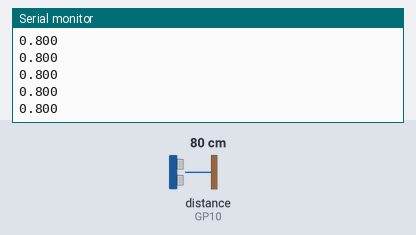
The sketch below on a simulated Raspberry Pi Pico. Shown: the last lines printed to the serial monitor. Wiring (inferred from the names in the program): ultrasonic range finder: trigger GP9; echo GP10. Inputs (shaded band) come from the test bench; at power-on: distance to the obstacle (sensor on GP10) 80 cm. The echo pulse lasts 58.3 µs per cm.

Above: at 2.7 s.
2.8 s: distance to the obstacle (sensor on GP10) set to 2 cm
At 2.87 s:
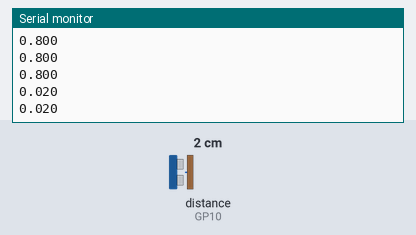
4.3 s: distance to the obstacle (sensor on GP10) set to 4 cm
At 4.3 s:
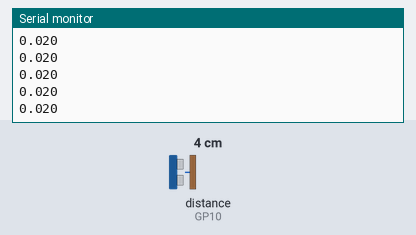
Timing chart, 0 to 7.3 s (numbered marks = the images above; inputs shaded):
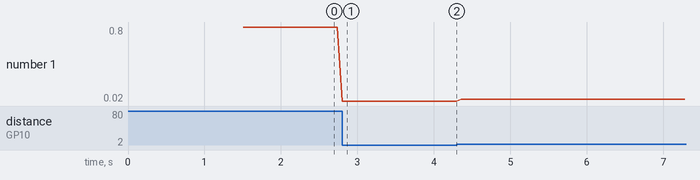

Measured:
- after the input at 2.8 s, the serial monitor: prints a new line at once (image 1)
- plotted number 1: 0.8 → 0.02 after the input at 2.8 s, 0.02 → 0.04 after the input at 4.3 s

The sketch:

hcsr04.ino
```cpp
// HC-SR04 ultrasonic range sensor -> USB serial, for the EchoSense LiDAR mapper.
//
// Prints one line per ping at 115200 baud: the distance in meters with three
// decimals ("1.234"), or "timeout" when no echo came back. The mapper reads
// this with --sonar-port (lidar/mapper/src/lidar_mapper/sonar.py), and so does
// the bridge's range adapter in "meters-line" mode.
//
// Wiring and how the sensor works: README.md in this folder.
// Compiled and flashed on a XIAO nRF52840 Sense (Seeeduino:nrf52 1.1.13); serial output read back on Windows.

// Seeed's nRF52 core (Adafruit-based) only links Serial when the sketch includes TinyUSB.
#if defined(ARDUINO_ARCH_NRF52) && defined(USE_TINYUSB)
#include <Adafruit_TinyUSB.h>
#endif

// The same sketch runs on a Seeed Studio XIAO, an ESP32 dev board and a 5 V
// Arduino. Pins differ per board.

// Seeed Studio XIAO, any model: if the sketch does not pick these pins by
// itself (readings are all "timeout"), uncomment the next line.
// #define SEEED_XIAO

#if defined(SEEED_XIAO) || defined(ARDUINO_XIAO_ESP32C3) || defined(ARDUINO_XIAO_ESP32S3) || \
    defined(ARDUINO_XIAO_ESP32C6) || defined(ARDUINO_SEEED_XIAO_RP2040) || \
    defined(ARDUINO_SEEED_XIAO_M0) || defined(ARDUINO_Seeed_XIAO_nRF52840) || \
    defined(ARDUINO_Seeed_XIAO_nRF52840_Sense)
// XIAO pads D6 (Trig) and D5 (Echo): the two pads nearest the sensor when it
// sits below the XIAO on the perfboard, so no long wires are needed.
// XIAO pins are 3.3 V, so ECHO needs the divider in the wiring guide.
const uint8_t TRIG_PIN = D6;
const uint8_t ECHO_PIN = D5;
#elif defined(ESP32)
// Classic ESP32 DevKit. ECHO must come through the same divider: the sensor
// drives it at 5 V and ESP32 pins take 3.3 V at most.
const uint8_t TRIG_PIN = 26;
const uint8_t ECHO_PIN = 27;
#else
// Arduino Uno or Nano (5 V): wire ECHO straight to the pin.
const uint8_t TRIG_PIN = 9;
const uint8_t ECHO_PIN = 10;
#endif

// The sensor needs about 60 ms between pings for the last echo to die away.
const unsigned long PING_INTERVAL_MS = 65;
// Give up after 25 ms: sound covers 4.3 m and back in that time, beyond the sensor's range.
const unsigned long ECHO_TIMEOUT_US = 25000;
// Sound travels 343 m/s in air at 20 C. The echo time covers the distance twice.
const float METERS_PER_MICROSECOND = 343.0f / 2.0f / 1000000.0f;

void setup() {
  // Shows which pins this build chose. The mapper ignores lines that are not numbers.
  Serial.begin(115200);
  delay(1500);
  Serial.print(F("# hcsr04 trig pin "));
  Serial.print(TRIG_PIN);
  Serial.print(F(" echo pin "));
  Serial.println(ECHO_PIN);
  pinMode(TRIG_PIN, OUTPUT);
  pinMode(ECHO_PIN, INPUT);
  digitalWrite(TRIG_PIN, LOW);
}

void loop() {
  const unsigned long started = millis();

  // A 10 microsecond HIGH on TRIG makes the sensor send its burst of 40 kHz sound.
  digitalWrite(TRIG_PIN, LOW);
  delayMicroseconds(4);
  digitalWrite(TRIG_PIN, HIGH);
  delayMicroseconds(10);
  digitalWrite(TRIG_PIN, LOW);

  // ECHO stays HIGH for as long as the sound took to go out and come back.
  const unsigned long echoMicros = pulseIn(ECHO_PIN, HIGH, ECHO_TIMEOUT_US);

  if (echoMicros == 0) {
    Serial.println(F("timeout"));
  } else {
    Serial.println(echoMicros * METERS_PER_MICROSECOND, 3);
  }

  while (millis() - started < PING_INTERVAL_MS) {
    // Wait out the rest of the interval so pings are evenly spaced.
  }
}
```
